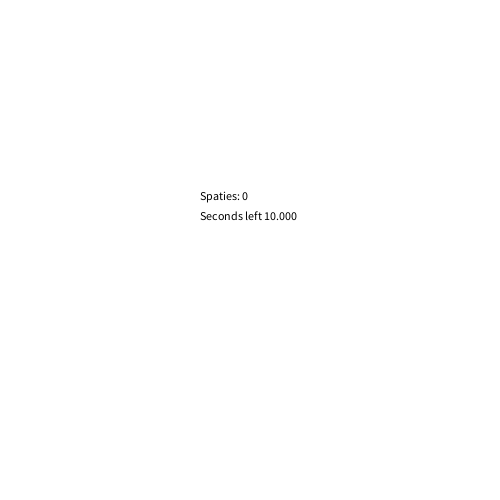
Frame 1 (no input)
Frame 60 (the mouse pressed at the canvas centre just before this capture): identical to frame 1, image omitted
Frame 120 (the mouse held since frame 60 and released just before this capture): identical to frame 1, image omitted

The Processing sketch that drew this single still picture (run headless with seeded random() and noise(); from frame 60 on, the mouse is pressed at the canvas centre):

// Processing sketch: H12Opd2_pde
// ── H12Opd2_pde.pde
int seconden;
int startMillis = millis();
int leftAmount;
int millisLeft;
int aantalSpaties = 0;
boolean racing = false;

void setup(){
  size(500,500);
}

void draw(){
  background(255,255,255);
  
  seconden = (millis() - startMillis)/1000; 
  leftAmount = 9 - seconden;
  millisLeft = 1000 - (millis()%1000);
  
  if(!racing){
   leftAmount = 10;
   millisLeft = 0;
   
  }
  
  if(seconden >= 10){
    racing = false;  
   }
 
     
 
 fill(0,0,0);
 text("Spaties: " + aantalSpaties , 200,200);
 text("Seconds left " + leftAmount + "." + nf(millisLeft, 3), 200,220);
}

void keyReleased(){
  if(keyCode == 32 && racing){
    aantalSpaties++;
  }
  
  if(keyCode == 32 && !racing){
    racing = true;
    aantalSpaties = 1;
    startMillis = millis();
    
    
  }
}
